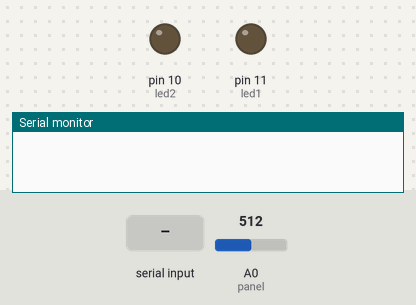
A sketch run on a simulated Arduino Uno, built with avr-gcc and run on an emulated ATmega328P. Parts: output pins drawn as LEDs (lit = HIGH), the last lines printed to the serial monitor. Inputs (shaded band) come from the test bench; at power-on: A0 (panel) = 512.

Above: at 1.2 s.
1.3 s: "1" received over Serial
At 2.0 s:
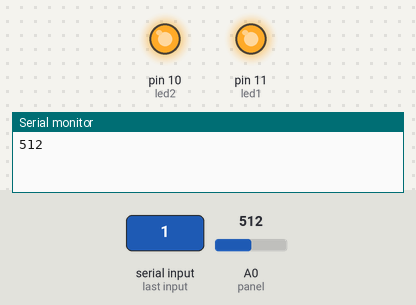
2.8 s: "2" received over Serial
At 3.2 s:
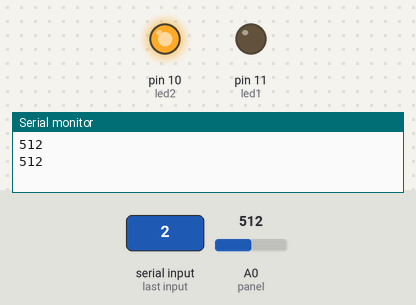
4.3 s: "3" received over Serial
At 5.5 s:
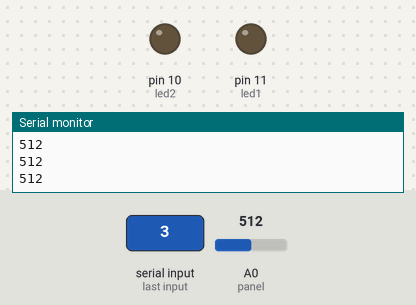
Timing chart, 0 to 7.3 s (numbered marks = the images above; inputs shaded):
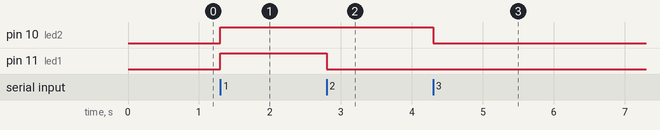

Measured:
- after the input at 1.3 s, pin 10 (led2), pin 11 (led1): LOW → HIGH at once
- after the input at 2.8 s, pin 11 (led1): HIGH → LOW at once
- after the input at 4.3 s, pin 10 (led2): HIGH → LOW at once

The sketch:

testingpanel_keyboardinput.ino
```cpp
#define led1 11
#define led2 10
#define panel A0

void setup() {
  Serial.begin(9600);
  pinMode(panel, INPUT);
  pinMode(led1, OUTPUT);
  pinMode(led2, OUTPUT);
}

void loop() {
  if (Serial.available()) {
    char input = Serial.read();
    if (input == '1') {
      both_on();
    } else if (input == '2') {
      one();
    } else if (input == '3') {
      both_off();
    }
  }
}

void both_on() {
  digitalWrite(led1, HIGH);
  digitalWrite(led2, HIGH);
  delay(100);
  Serial.println(analogRead(panel));
}

void both_off() {
  digitalWrite(led1, LOW);
  digitalWrite(led2, LOW);
  delay(100);
  Serial.println(analogRead(panel));
}

void one() {
  digitalWrite(led1, LOW);
  digitalWrite(led2, HIGH);
  delay(100);
  Serial.println(analogRead(panel));
}


// Serial.println(analogRead(panel));
// digitalWrite(led1, HIGH);
// digitalWrite(led2, HIGH);
// Serial.println(analogRead(panel));
// delay(500);
// digitalWrite(led2, LOW);
// Serial.println(analogRead(panel));
// delay(500);
// digitalWrite(led2, HIGH);
// Serial.println(analogRead(panel));
// delay(500);
// digitalWrite(led2, LOW);
// digitalWrite(led1, LOW);
// //Serial.println(analogRead(panel));
// delay(500);
```
